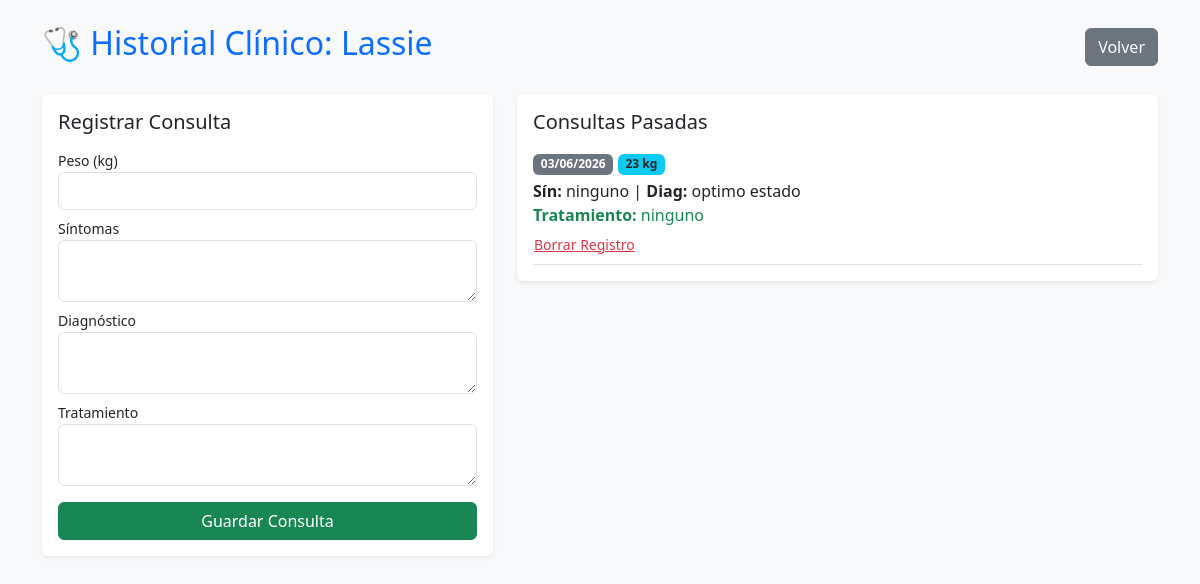
Page /historial/1 (signed in) on the committed database.
### app.py (models this page shows)
class Canino(db.Model):
    id = db.Column(db.Integer, primary_key=True)
    consultas = db.relationship('Consulta', backref='paciente', lazy=True, cascade="all, delete-orphan")
    citas = db.relationship('Cita', backref='paciente', lazy=True, cascade="all, delete-orphan")
    vacunas_historial = db.relationship('Vacuna', backref='paciente', lazy=True, cascade="all, delete-orphan")
    foto = db.Column(db.String(200)); nombre = db.Column(db.String(100)); raza = db.Column(db.String(100))
    edad = db.Column(db.String(50)); sexo = db.Column(db.String(20)); estado_tenencia = db.Column(db.String(50))
    nombre_propietario = db.Column(db.String(100)); estado_salud = db.Column(db.String(100)); sector = db.Column(db.String(100))
    latitud = db.Column(db.Float); longitud = db.Column(db.Float)
    situacion = db.Column(db.String(100), default='Censo Normal')
    reportado_por = db.Column(db.String(100))
    esterilizado = db.Column(db.Boolean, default=False); desparasitado = db.Column(db.Boolean, default=False)
    vacuna_parvovirus = db.Column(db.Boolean, default=False); vacuna_moquillo = db.Column(db.Boolean, default=False)
    vacuna_triple = db.Column(db.Boolean, default=False); vacuna_sextuple = db.Column(db.Boolean, default=False)
    vacuna_antirrabica = db.Column(db.Boolean, default=False)

class Consulta(db.Model):
    id = db.Column(db.Integer, primary_key=True)
    fecha = db.Column(db.DateTime, default=datetime.utcnow)
    peso = db.Column(db.String(20))
    sintomas = db.Column(db.Text)
    diagnostico = db.Column(db.Text)
    tratamiento = db.Column(db.Text)
    canino_id = db.Column(db.Integer, db.ForeignKey('canino.id'), nullable=False)

### app.py (the view, shortened to what this page needs)
@app.route('/historial/<int:id>', methods=['GET', 'POST'])
@login_required
def historial(id):
    p = Canino.query.get_or_404(id)
    return render_template('historial.html', perro=p)

### app.py (called while the page is built)
@login_manager.user_loader
def load_user(user_id): return Usuario.query.get(int(user_id))

### templates/historial.html (shortened to what this page needs)
<!DOCTYPE html>
<html lang="es">
<head>
    <link href="https://cdn.jsdelivr.net/npm/bootstrap@5.3.0/dist/css/bootstrap.min.css" rel="stylesheet">
</head>
<body class="bg-light">
<div class="container mt-4">
    <div class="d-flex justify-content-between align-items-center mb-4">
        <h2 class="text-primary">🩺 Historial Clínico: {{ perro.nombre or 'S/N' }}</h2>
        <a href="/" class="btn btn-secondary">Volver</a>
    </div>
    <div class="row">
        <div class="col-md-5">
            <div class="card p-3 shadow-sm border-0 mb-3">
                <h5>Registrar Consulta</h5>
                <form method="POST">
                    <label class="small mt-2">Peso (kg)</label><input type="text" name="peso" class="form-control" required>
                    <label class="small mt-2">Síntomas</label><textarea name="sintomas" class="form-control" rows="2" required></textarea>
                    <label class="small mt-2">Diagnóstico</label><textarea name="diagnostico" class="form-control" rows="2" required></textarea>
                    <label class="small mt-2">Tratamiento</label><textarea name="tratamiento" class="form-control" rows="2" required></textarea>
                    <button type="submit" class="btn btn-success w-100 mt-3">Guardar Consulta</button>
                </form>
            </div>
        </div>
        <div class="col-md-7">
            <div class="card p-3 shadow-sm border-0" style="max-height: 600px; overflow-y: auto;">
                <h5>Consultas Pasadas</h5>
                {% for c in perro.consultas|reverse %}
                <div class="border-bottom py-2 position-relative">
                    <span class="badge bg-secondary">{{ c.fecha.strftime('%d/%m/%Y') }}</span> <span class="badge bg-info text-dark">{{ c.peso }} kg</span>
                    <p class="mb-0 mt-1"><b>Sín:</b> {{ c.sintomas }} | <b>Diag:</b> {{ c.diagnostico }}</p>
                    <p class="mb-1 text-success"><b>Tratamiento:</b> {{ c.tratamiento }}</p>
                    {% if current_user.rol == 'Admin' %}
                    <a href="/historial/eliminar/{{ c.id }}" class="btn btn-sm btn-link text-danger p-0" onclick="return confirm('¿Borrar?')">Borrar Registro</a>
                    {% endif %}
                </div>
                {% endfor %}
            </div>
        </div>
    </div>
</div>
</body>
</html>

### rows in the picture
Canino: nombre "Lassie"
Consulta: fecha "03/06/2026", peso "23", sintomas "ninguno", diagnostico "optimo estado", tratamiento "ninguno"
